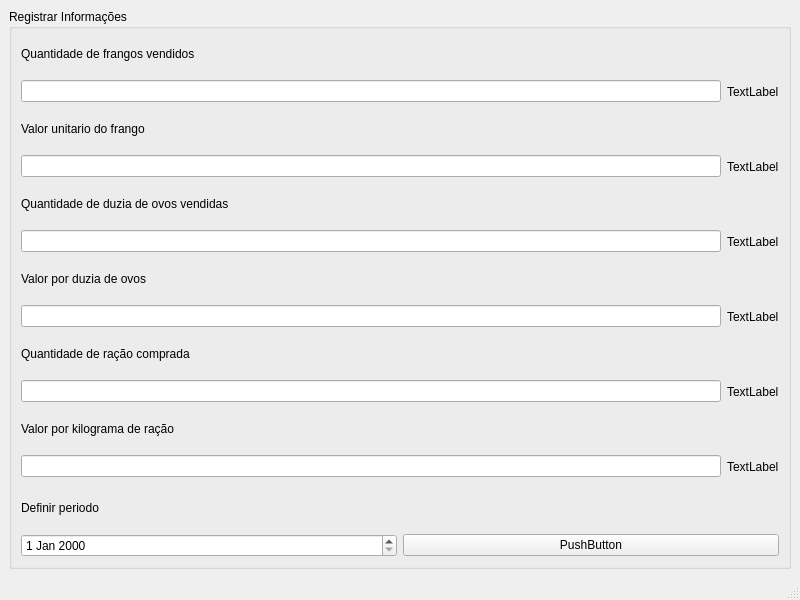
<?xml version="1.0" encoding="UTF-8"?>
<ui version="4.0">
 <class>QChickenMain</class>
 <widget class="QMainWindow" name="QChickenMain">
  <property name="geometry">
   <rect>
    <x>0</x>
    <y>0</y>
    <width>800</width>
    <height>600</height>
   </rect>
  </property>
  <property name="windowTitle">
   <string>QChickenMain</string>
  </property>
  <widget class="QWidget" name="centralwidget">
   <layout class="QVBoxLayout" name="verticalLayout">
    <item>
     <widget class="QGroupBox" name="groupBox">
      <property name="title">
       <string>Registrar Informações</string>
      </property>
      <layout class="QVBoxLayout" name="verticalLayout_2">
       <item>
        <layout class="QVBoxLayout" name="verticalLayout_14">
         <item>
          <widget class="QLabel" name="label_20">
           <property name="text">
            <string>Quantidade de frangos vendidos</string>
           </property>
          </widget>
         </item>
         <item>
          <layout class="QHBoxLayout" name="horizontalLayout_12">
           <item>
            <widget class="QLineEdit" name="lineEdit_10"/>
           </item>
           <item>
            <widget class="QLabel" name="label_21">
             <property name="text">
              <string>TextLabel</string>
             </property>
            </widget>
           </item>
          </layout>
         </item>
        </layout>
       </item>
       <item>
        <layout class="QVBoxLayout" name="verticalLayout_13">
         <item>
          <widget class="QLabel" name="label_18">
           <property name="text">
            <string>Valor unitario do frango</string>
           </property>
          </widget>
         </item>
         <item>
          <layout class="QHBoxLayout" name="horizontalLayout_11">
           <item>
            <widget class="QLineEdit" name="lineEdit_9"/>
           </item>
           <item>
            <widget class="QLabel" name="label_19">
             <property name="text">
              <string>TextLabel</string>
             </property>
            </widget>
           </item>
          </layout>
         </item>
        </layout>
       </item>
       <item>
        <layout class="QVBoxLayout" name="verticalLayout_17">
         <item>
          <widget class="QLabel" name="label_26">
           <property name="text">
            <string>Quantidade de duzia de ovos vendidas</string>
           </property>
          </widget>
         </item>
         <item>
          <layout class="QHBoxLayout" name="horizontalLayout_15">
           <item>
            <widget class="QLineEdit" name="lineEdit_13"/>
           </item>
           <item>
            <widget class="QLabel" name="label_27">
             <property name="text">
              <string>TextLabel</string>
             </property>
            </widget>
           </item>
          </layout>
         </item>
        </layout>
       </item>
       <item>
        <layout class="QVBoxLayout" name="verticalLayout_6">
         <item>
          <widget class="QLabel" name="label_3">
           <property name="text">
            <string>Valor por duzia de ovos</string>
           </property>
          </widget>
         </item>
         <item>
          <layout class="QHBoxLayout" name="horizontalLayout_3">
           <item>
            <widget class="QLineEdit" name="lineEdit_2"/>
           </item>
           <item>
            <widget class="QLabel" name="label_4">
             <property name="text">
              <string>TextLabel</string>
             </property>
            </widget>
           </item>
          </layout>
         </item>
        </layout>
       </item>
       <item>
        <layout class="QVBoxLayout" name="verticalLayout_16">
         <item>
          <widget class="QLabel" name="label_24">
           <property name="text">
            <string>Quantidade de ração comprada</string>
           </property>
          </widget>
         </item>
         <item>
          <layout class="QHBoxLayout" name="horizontalLayout_14">
           <item>
            <widget class="QLineEdit" name="lineEdit_12"/>
           </item>
           <item>
            <widget class="QLabel" name="label_25">
             <property name="text">
              <string>TextLabel</string>
             </property>
            </widget>
           </item>
          </layout>
         </item>
        </layout>
       </item>
       <item>
        <layout class="QVBoxLayout" name="verticalLayout_15">
         <item>
          <widget class="QLabel" name="label_22">
           <property name="text">
            <string>Valor por kilograma de ração</string>
           </property>
          </widget>
         </item>
         <item>
          <layout class="QHBoxLayout" name="horizontalLayout_13">
           <item>
            <widget class="QLineEdit" name="lineEdit_11"/>
           </item>
           <item>
            <widget class="QLabel" name="label_23">
             <property name="text">
              <string>TextLabel</string>
             </property>
            </widget>
           </item>
          </layout>
         </item>
        </layout>
       </item>
       <item>
        <layout class="QVBoxLayout" name="verticalLayout_8">
         <item>
          <widget class="QLabel" name="label_15">
           <property name="text">
            <string>Definir periodo</string>
           </property>
          </widget>
         </item>
         <item>
          <layout class="QHBoxLayout" name="horizontalLayout_9">
           <item>
            <widget class="QDateEdit" name="dateEdit"/>
           </item>
           <item>
            <widget class="QPushButton" name="pushButton">
             <property name="text">
              <string>PushButton</string>
             </property>
            </widget>
           </item>
          </layout>
         </item>
        </layout>
       </item>
      </layout>
     </widget>
    </item>
   </layout>
  </widget>
  <widget class="QMenuBar" name="menubar">
   <property name="geometry">
    <rect>
     <x>0</x>
     <y>0</y>
     <width>800</width>
     <height>22</height>
    </rect>
   </property>
  </widget>
  <widget class="QStatusBar" name="statusbar"/>
 </widget>
 <resources/>
 <connections/>
</ui>
